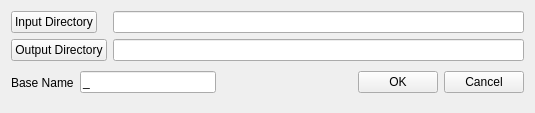
<?xml version="1.0" encoding="UTF-8"?>
<ui version="4.0">
 <class>BatchBuilder</class>
 <widget class="QWidget" name="BatchBuilder">
  <property name="geometry">
   <rect>
    <x>0</x>
    <y>0</y>
    <width>535</width>
    <height>113</height>
   </rect>
  </property>
  <property name="windowTitle">
   <string>BatchBuilder</string>
  </property>
  <layout class="QFormLayout" name="formLayout">
   <item row="0" column="0">
    <widget class="QPushButton" name="pushButton_inputDirectory">
     <property name="text">
      <string>Input Directory</string>
     </property>
    </widget>
   </item>
   <item row="0" column="1">
    <widget class="QLineEdit" name="lineEdit_inputDirectory">
     <property name="readOnly">
      <bool>true</bool>
     </property>
    </widget>
   </item>
   <item row="1" column="0">
    <widget class="QPushButton" name="pushButton_outputDirectory">
     <property name="text">
      <string>Output Directory</string>
     </property>
    </widget>
   </item>
   <item row="1" column="1">
    <widget class="QLineEdit" name="lineEdit_outputDirectory">
     <property name="readOnly">
      <bool>true</bool>
     </property>
    </widget>
   </item>
   <item row="2" column="0" colspan="2">
    <layout class="QHBoxLayout">
     <property name="spacing">
      <number>6</number>
     </property>
     <property name="margin">
      <number>0</number>
     </property>
     <item>
      <widget class="QLabel" name="label_BaseName">
       <property name="text">
        <string>Base Name</string>
       </property>
      </widget>
     </item>
     <item>
      <widget class="QLineEdit" name="lineEdit_baseName">
       <property name="text">
        <string>_</string>
       </property>
      </widget>
     </item>
     <item>
      <spacer>
       <property name="orientation">
        <enum>Qt::Horizontal</enum>
       </property>
       <property name="sizeHint" stdset="0">
        <size>
         <width>131</width>
         <height>31</height>
        </size>
       </property>
      </spacer>
     </item>
     <item>
      <widget class="QPushButton" name="okButton">
       <property name="text">
        <string>OK</string>
       </property>
      </widget>
     </item>
     <item>
      <widget class="QPushButton" name="cancelButton">
       <property name="text">
        <string>Cancel</string>
       </property>
      </widget>
     </item>
    </layout>
   </item>
  </layout>
 </widget>
 <layoutdefault spacing="6" margin="11"/>
 <resources/>
 <connections/>
</ui>
